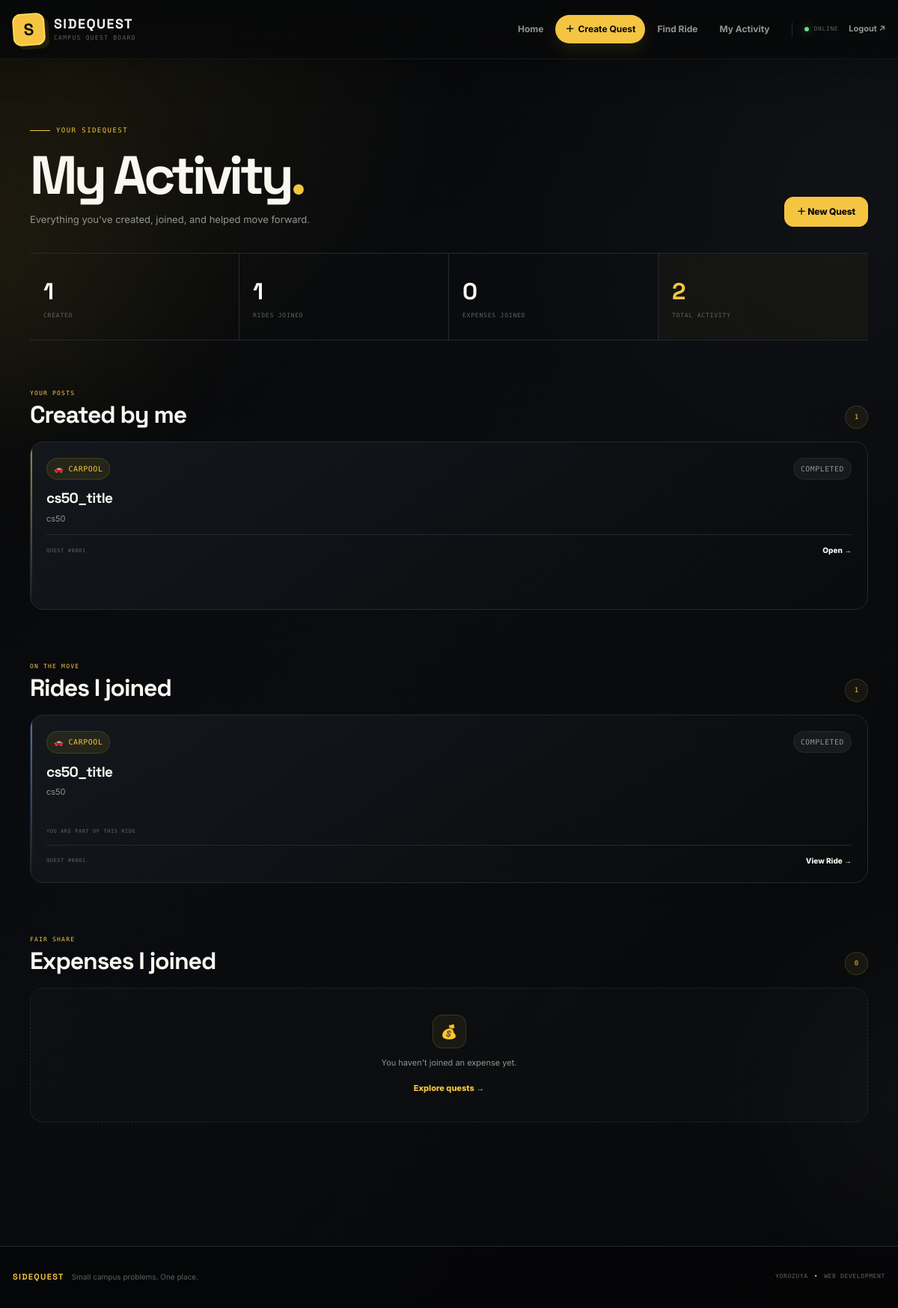
The page /myquests (signed in) on the database its author committed.
### tables this page shows
CREATE TABLE quests (
    id INTEGER PRIMARY KEY AUTOINCREMENT,
    user_id INTEGER NOT NULL,
    title TEXT NOT NULL,
    description TEXT NOT NULL,
    category TEXT NOT NULL,
    status TEXT NOT NULL DEFAULT 'open',
    created_at TIMESTAMP NOT NULL DEFAULT CURRENT_TIMESTAMP,
    FOREIGN KEY(user_id) REFERENCES users(id)
);

### app.py (the view)
@app.route("/myquests")
@login_required
def myquest():
    user_id = session["user_id"]
    connection = get_db()
    created_quests = connection.execute(
        """
        SELECT *
        FROM quests
        WHERE user_id = ?
        ORDER BY created_at DESC
        """,
        (user_id,)
    ).fetchall()
    joined_carpools = connection.execute(
        """
        SELECT quests.*
        FROM quest_participants
        JOIN quests
            ON quest_participants.quest_id = quests.id
        WHERE quest_participants.user_id = ?
        ORDER BY quests.created_at DESC
        """,
        (user_id,)
    ).fetchall()
    joined_expenses = connection.execute(
        """
        SELECT quests.*
        FROM expense_participants
        JOIN expenses
            ON expense_participants.expense_id = expenses.id
        JOIN quests
            ON expenses.quest_id = quests.id
        WHERE expense_participants.user_id = ?
        ORDER BY quests.created_at DESC
        """,
        (user_id,)
    ).fetchall()
    connection.close()
    return render_template(
        "myquests.html",
        created_quests=created_quests,
        joined_carpools=joined_carpools,
        joined_expenses=joined_expenses
    )

### app.py (called while the page is built)
def get_db():
    connection = sqlite3.connect("sidequest.db")
    connection.row_factory = sqlite3.Row
    return connection

def login_required(function):
    @wraps(function)
    def decorated_function(*args, **kwargs):
        if "user_id" not in session:
            return redirect("/login")
        return function(*args, **kwargs)
    return decorated_function

### templates/myquests.html (shortened to what this page needs)
{% extends "layout.html" %}
{% block main %}
<section class="sq-activity">
<div class="sq-activity-hero">
    <div>
        <div class="sq-eyebrow">
            YOUR SIDEQUEST
        </div>
        <h1 class="sq-activity-title">
            My Activity<span class="sq-title-dot">.</span>
        </h1>
        <p class="sq-activity-subtitle">
            Everything you've created, joined, and helped move forward.
        </p>
    </div>
    <a
        href="/create"
        class="btn btn-primary sq-activity-create"
    >
        ＋ New Quest
    </a>
</div>
<div class="sq-activity-stats">
    <div class="sq-activity-stat">
        <span class="sq-activity-stat-number">
            {{ created_quests|length }}
        </span>
        <span class="sq-activity-stat-label">
            CREATED
        </span>
    </div>
    <div class="sq-activity-stat">
        <span class="sq-activity-stat-number">
            {{ joined_carpools|length }}
        </span>
        <span class="sq-activity-stat-label">
            RIDES JOINED
        </span>
    </div>
    <div class="sq-activity-stat">
        <span class="sq-activity-stat-number">
            {{ joined_expenses|length }}
        </span>
        <span class="sq-activity-stat-label">
            EXPENSES JOINED
        </span>
    </div>
    <div class="sq-activity-stat sq-activity-stat-highlight">
        <span class="sq-activity-stat-number">
            {{ created_quests|length + joined_carpools|length + joined_expenses|length }}
        </span>
        <span class="sq-activity-stat-label">
            TOTAL ACTIVITY
        </span>
    </div>
</div>
<section class="sq-activity-section">
    <div class="sq-activity-section-head">
        <div>
            <span class="sq-section-kicker">
                YOUR POSTS
            </span>
            <h2 class="sq-activity-section-title">
                Created by me
            </h2>
        </div>
        <span class="sq-activity-count">
            {{ created_quests|length }}
        </span>
    </div>
    {% if created_quests %}
        <div class="sq-activity-grid">
            {% for quest in created_quests %}
                <article class="sq-activity-card">
                    <div class="sq-activity-card-top">
                        {% if quest["category"] == "carpool" %}
                            <span class="sq-category sq-category-carpool">
                                🚗 CARPOOL
                            </span>
                        {% elif quest["category"] == "lost_found" %}
                            <span class="sq-category sq-category-lost">
                                🔎 LOST &amp; FOUND
                            </span>
                        {% elif quest["category"] == "expense" %}
                            <span class="sq-category sq-category-expense">
                                💰 EXPENSE
                            </span>
                        {% else %}
                            <span class="sq-category">
                                ✦ {{ quest["category"] }}
                            </span>
                        {% endif %}
                        {% if quest["status"] == "open" %}
                            <span class="sq-status sq-status-open">
                                OPEN
                            </span>
                        {% else %}
                            <span class="sq-status sq-status-complete">
                                COMPLETED
                            </span>
                        {% endif %}
                    </div>
                    <h3 class="sq-activity-card-title">
                        {{ quest["title"] }}
                    </h3>
                    <p class="sq-activity-card-description">
                        {{ quest["description"] }}
                    </p>
                    <div class="sq-activity-card-footer">
                        <span class="sq-activity-quest-id">
                            QUEST #{{ "%04d"|format(quest["id"]) }}
                        </span>
                        <a
                            href="/quest/{{ quest['id'] }}"
                            class="sq-view-quest"
                        >
                            Open →
                        </a>
                    </div>
                </article>
            {% endfor %}
        </div>
    {% endif %}
</section>
<section class="sq-activity-section">
    <div class="sq-activity-section-head">
        <div>
            <span class="sq-section-kicker">
                ON THE MOVE
            </span>
            <h2 class="sq-activity-section-title">
                Rides I joined
            </h2>
        </div>
        <span class="sq-activity-count">
            {{ joined_carpools|length }}
        </span>
    </div>
    {% if joined_carpools %}
        <div class="sq-activity-grid">
            {% for quest in joined_carpools %}
                <article class="sq-activity-card sq-ride-card">
                    <div class="sq-activity-card-top">
                        <span class="sq-category sq-category-carpool">
                            🚗 CARPOOL
                        </span>
                        {% if quest["status"] == "open" %}
                            <span class="sq-status sq-status-open">
                                OPEN
                            </span>
                        {% else %}
                            <span class="sq-status sq-status-complete">
                                COMPLETED
                            </span>
                        {% endif %}
                    </div>
                    <h3 class="sq-activity-card-title">
                        {{ quest["title"] }}
                    </h3>
                    <p class="sq-activity-card-description">
                        {{ quest["description"] }}
                    </p>
                    <div class="sq-joined-label">
                        YOU ARE PART OF THIS RIDE
                    </div>
                    <div class="sq-activity-card-footer">
                        <span class="sq-activity-quest-id">
                            QUEST #{{ "%04d"|format(quest["id"]) }}
                        </span>
                        <a
                            href="/quest/{{ quest['id'] }}"
                            class="sq-view-quest"
                        >
                            View Ride →
                        </a>
                    </div>
                </article>
            {% endfor %}
        </div>
    {% endif %}
</section>
<section class="sq-activity-section">
    <div class="sq-activity-section-head">
        <div>
            <span class="sq-section-kicker">
                FAIR SHARE
            </span>
            <h2 class="sq-activity-section-title">
                Expenses I joined
            </h2>
        </div>
        <span class="sq-activity-count">
            {{ joined_expenses|length }}
        </span>
    </div>
    {% if joined_expenses %}
        <div class="sq-activity-grid">
            {% for quest in joined_expenses %}
                <article class="sq-activity-card sq-expense-card">
                    <div class="sq-activity-card-top">
                        <span class="sq-category sq-category-expense">
                            💰 EXPENSE
                        </span>
                        {% if quest["status"] == "open" %}
                            <span class="sq-status sq-status-open">
                                OPEN
                            </span>
                        {% else %}
                            <span class="sq-status sq-status-complete">
                                COMPLETED
                            </span>
                        {% endif %}
                    </div>
                    <h3 class="sq-activity-card-title">
                        {{ quest["title"] }}
                    </h3>
                    <p class="sq-activity-card-description">
                        {{ quest["description"] }}
                    </p>
                    <div class="sq-joined-label">
                        YOU ARE PART OF THIS EXPENSE
                    </div>
                    <div class="sq-activity-card-footer">
                        <span class="sq-activity-quest-id">
                            QUEST #{{ "%04d"|format(quest["id"]) }}
                        </span>
                        <a
                            href="/quest/{{ quest['id'] }}"
                            class="sq-view-quest"
                        >
                            View Split →
                        </a>
                    </div>
                </article>
            {% endfor %}
        </div>
    {% else %}
        <div class="sq-activity-empty sq-activity-empty-small">
            <div class="sq-empty-symbol">
                💰
            </div>
            <p>
                You haven't joined an expense yet.
            </p>
            <a
                href="/"
                class="sq-small-action"
            >
                Explore quests →
            </a>
        </div>
    {% endif %}
</section>
</section>
{% endblock %}

### rows shown on the page
quests: category "🚗 CARPOOL", status "COMPLETED", title "cs50_title", description "cs50", id "0001"

### other values the page prints
{{ created_quests|length }} "1"
{{ joined_carpools|length }} "1"
{{ joined_expenses|length }} "0"
